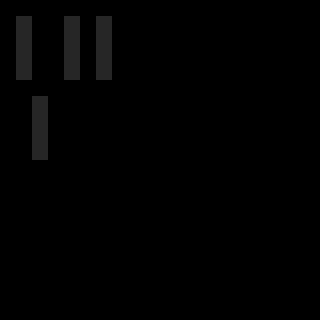

The image is a tile-based game level rendered from a .tmx file. Its description and complete source (layers, tilesets, objects, tile grids) follow:
An orthogonal 20x20 tile map with 16x16 px tiles, 3 tile layers (regions, input_set, output_set), 2 tilesets.

<map version="1.0" orientation="orthogonal" renderorder="right-down" width="20" height="20" tilewidth="16" tileheight="16" nextobjectid="2">
 <properties>
  <property name="NoOverlappingRules" value="true" />
 </properties>
 <tileset firstgid="1" name="ruleset" tilewidth="16" tileheight="16" tilecount="60" columns="10">
  <image source="../tilesets/ruleset.png" width="160" height="96" />
 </tileset>
 <tileset firstgid="61" name="dungeon_a4" tilewidth="16" tileheight="16" tilecount="960" columns="32">
  <image source="../tilesets/dungeon_a4.png" width="512" height="480" />
 </tileset>
 <layer name="regions" width="20" height="20">
  <data encoding="csv">
0,0,0,0,0,0,0,0,0,0,0,0,0,0,0,0,0,0,0,0,
0,1,0,0,1,0,1,0,0,0,0,0,0,0,0,0,0,0,0,0,
0,1,0,0,1,0,1,0,0,0,0,0,0,0,0,0,0,0,0,0,
0,1,0,0,1,0,1,0,0,0,0,0,0,0,0,0,0,0,0,0,
0,1,0,0,1,0,1,0,0,0,0,0,0,0,0,0,0,0,0,0,
0,0,0,0,0,0,0,0,0,0,0,0,0,0,0,0,0,0,0,0,
0,0,1,0,0,0,0,0,0,0,0,0,0,0,0,0,0,0,0,0,
0,0,1,0,0,0,0,0,0,0,0,0,0,0,0,0,0,0,0,0,
0,0,1,0,0,0,0,0,0,0,0,0,0,0,0,0,0,0,0,0,
0,0,1,0,0,0,0,0,0,0,0,0,0,0,0,0,0,0,0,0,
0,0,0,0,0,0,0,0,0,0,0,0,0,0,0,0,0,0,0,0,
0,0,0,0,0,0,0,0,0,0,0,0,0,0,0,0,0,0,0,0,
0,0,0,0,0,0,0,0,0,0,0,0,0,0,0,0,0,0,0,0,
0,0,0,0,0,0,0,0,0,0,0,0,0,0,0,0,0,0,0,0,
0,0,0,0,0,0,0,0,0,0,0,0,0,0,0,0,0,0,0,0,
0,0,0,0,0,0,0,0,0,0,0,0,0,0,0,0,0,0,0,0,
0,0,0,0,0,0,0,0,0,0,0,0,0,0,0,0,0,0,0,0,
0,0,0,0,0,0,0,0,0,0,0,0,0,0,0,0,0,0,0,0,
0,0,0,0,0,0,0,0,0,0,0,0,0,0,0,0,0,0,0,0,
0,0,0,0,0,0,0,0,0,0,0,0,0,0,0,0,0,0,0,0
</data>
 </layer>
 <layer name="input_set" width="20" height="20">
  <data encoding="csv">
0,0,0,0,0,0,0,0,0,0,0,0,0,0,0,0,0,0,0,0,
0,253,0,0,254,0,255,0,0,0,0,0,0,0,0,0,0,0,0,0,
0,285,0,0,286,0,287,0,0,0,0,0,0,0,0,0,0,0,0,0,
0,317,0,0,318,0,319,0,0,0,0,0,0,0,0,0,0,0,0,0,
0,349,0,0,350,0,351,0,0,0,0,0,0,0,0,0,0,0,0,0,
0,0,0,0,0,0,0,0,0,0,0,0,0,0,0,0,0,0,0,0,
0,0,256,0,0,0,0,0,0,0,0,0,0,0,0,0,0,0,0,0,
0,0,288,0,0,0,0,0,0,0,0,0,0,0,0,0,0,0,0,0,
0,0,320,0,0,0,0,0,0,0,0,0,0,0,0,0,0,0,0,0,
0,0,352,0,0,0,0,0,0,0,0,0,0,0,0,0,0,0,0,0,
0,0,0,0,0,0,0,0,0,0,0,0,0,0,0,0,0,0,0,0,
0,0,0,0,0,0,0,0,0,0,0,0,0,0,0,0,0,0,0,0,
0,0,0,0,0,0,0,0,0,0,0,0,0,0,0,0,0,0,0,0,
0,0,0,0,0,0,0,0,0,0,0,0,0,0,0,0,0,0,0,0,
0,0,0,0,0,0,0,0,0,0,0,0,0,0,0,0,0,0,0,0,
0,0,0,0,0,0,0,0,0,0,0,0,0,0,0,0,0,0,0,0,
0,0,0,0,0,0,0,0,0,0,0,0,0,0,0,0,0,0,0,0,
0,0,0,0,0,0,0,0,0,0,0,0,0,0,0,0,0,0,0,0,
0,0,0,0,0,0,0,0,0,0,0,0,0,0,0,0,0,0,0,0,
0,0,0,0,0,0,0,0,0,0,0,0,0,0,0,0,0,0,0,0
</data>
 </layer>
 <layer name="output_set" width="20" height="20">
  <data encoding="csv">
0,0,0,0,0,0,0,0,0,0,0,0,0,0,0,0,0,0,0,0,
0,12,0,0,12,0,12,0,0,0,0,0,0,0,0,0,0,0,0,0,
0,12,0,0,12,0,12,0,0,0,0,0,0,0,0,0,0,0,0,0,
0,12,0,0,12,0,12,0,0,0,0,0,0,0,0,0,0,0,0,0,
0,12,0,0,12,0,12,0,0,0,0,0,0,0,0,0,0,0,0,0,
0,0,0,0,0,0,0,0,0,0,0,0,0,0,0,0,0,0,0,0,
0,0,12,0,0,0,0,0,0,0,0,0,0,0,0,0,0,0,0,0,
0,0,12,0,0,0,0,0,0,0,0,0,0,0,0,0,0,0,0,0,
0,0,12,0,0,0,0,0,0,0,0,0,0,0,0,0,0,0,0,0,
0,0,12,0,0,0,0,0,0,0,0,0,0,0,0,0,0,0,0,0,
0,0,0,0,0,0,0,0,0,0,0,0,0,0,0,0,0,0,0,0,
0,0,0,0,0,0,0,0,0,0,0,0,0,0,0,0,0,0,0,0,
0,0,0,0,0,0,0,0,0,0,0,0,0,0,0,0,0,0,0,0,
0,0,0,0,0,0,0,0,0,0,0,0,0,0,0,0,0,0,0,0,
0,0,0,0,0,0,0,0,0,0,0,0,0,0,0,0,0,0,0,0,
0,0,0,0,0,0,0,0,0,0,0,0,0,0,0,0,0,0,0,0,
0,0,0,0,0,0,0,0,0,0,0,0,0,0,0,0,0,0,0,0,
0,0,0,0,0,0,0,0,0,0,0,0,0,0,0,0,0,0,0,0,
0,0,0,0,0,0,0,0,0,0,0,0,0,0,0,0,0,0,0,0,
0,0,0,0,0,0,0,0,0,0,0,0,0,0,0,0,0,0,0,0
</data>
 </layer>
</map>
